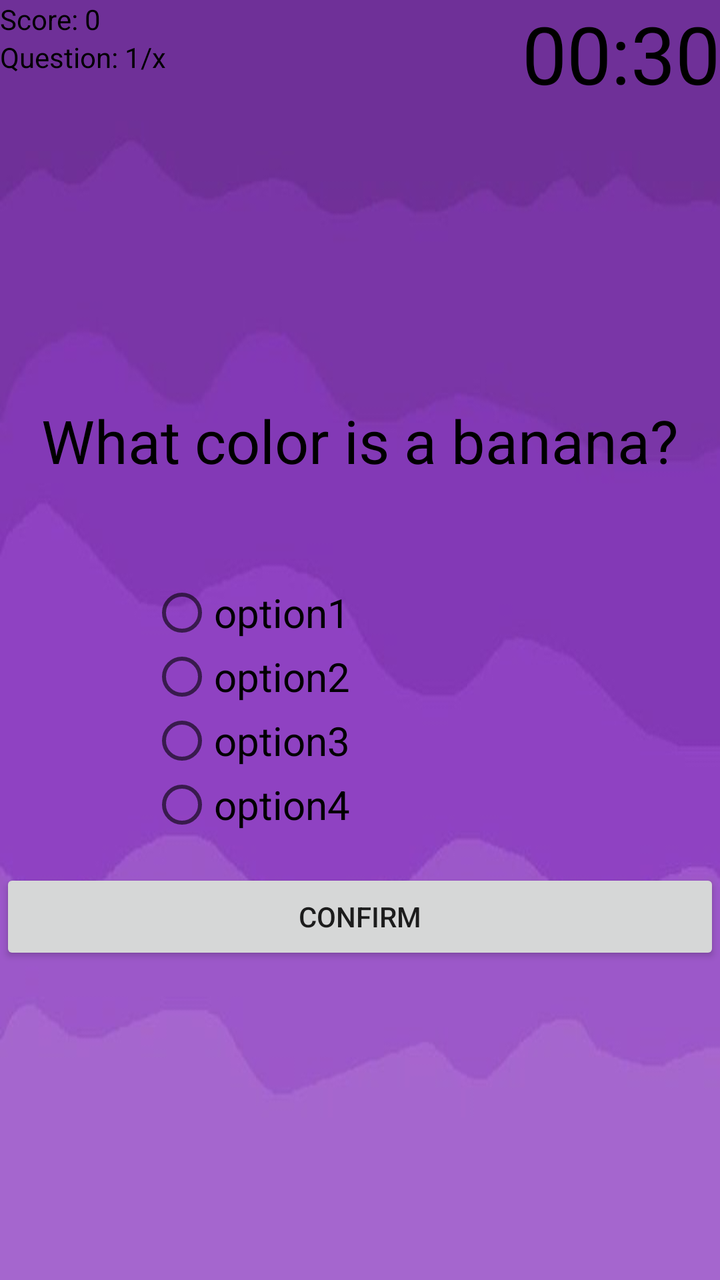
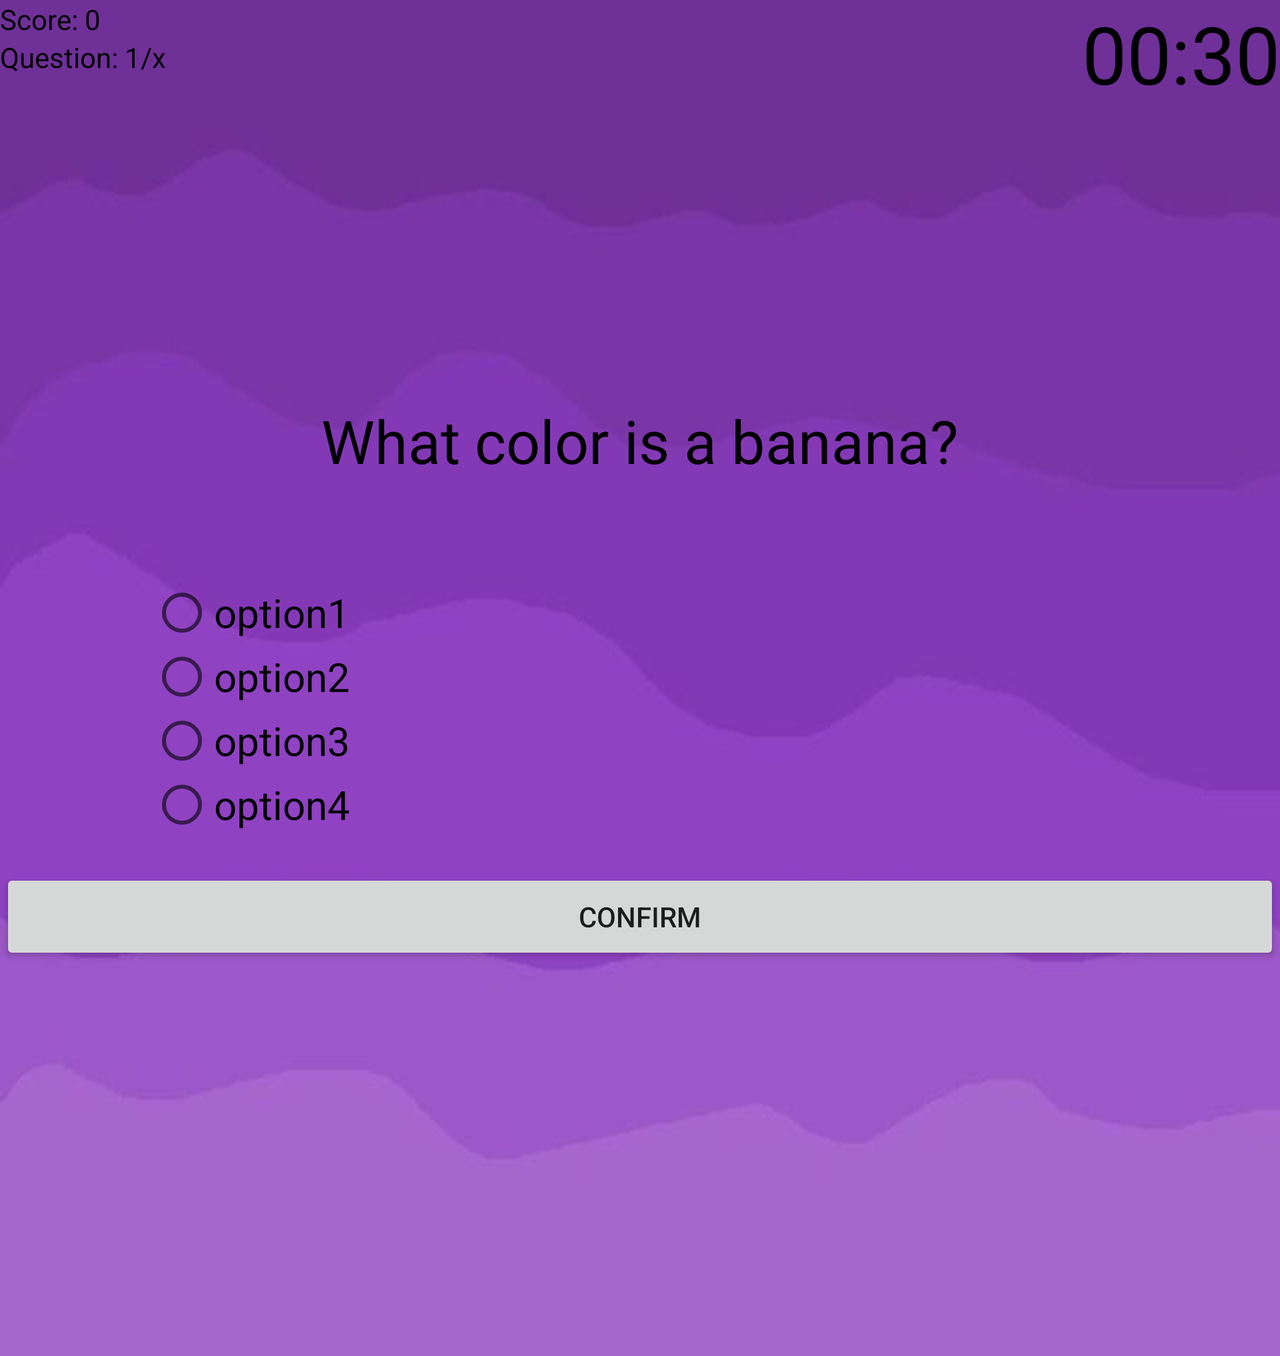

Two renders of one Android screen. The first uses the default layout on a phone; the second uses the alternative layout the repository ships for a different screen configuration, on a matching device. The two XML files are below.
<!-- AndroidManifest.xml: application theme AppTheme -->
<!-- res/layout/activity_game_starter.xml -->
<?xml version="1.0" encoding="utf-8"?>
<RelativeLayout xmlns:android="http://schemas.android.com/apk/res/android"
    xmlns:app="http://schemas.android.com/apk/res-auto"
    xmlns:tools="http://schemas.android.com/tools"
    android:layout_width="match_parent"
    android:layout_height="match_parent"
    android:background="@drawable/purplebackground"
    tools:context=".GameStarter">


    <TextView
        android:id="@+id/textViewQuestion"
        android:layout_width="wrap_content"
        android:layout_height="wrap_content"
        android:textColor="#000000"
        android:text="@string/what_color_is_a_banana"
        android:textSize="30sp"
        android:layout_centerHorizontal="true"
        android:layout_marginTop="200dp"
        android:freezesText="true"
        />
    <RadioGroup
        android:id="@+id/rbGroup"
        android:layout_width="wrap_content"
        android:layout_height="wrap_content"
        android:orientation="vertical"
        android:layout_marginStart="75dp"
        android:layout_below="@+id/textViewQuestion"
        android:layout_marginTop="50dp">
        <RadioButton
            android:id="@+id/rb1"
            android:layout_width="wrap_content"
            android:layout_height="wrap_content"
            android:text="@string/option1"
            android:textSize="20sp"
            android:freezesText="true"
            />
        <RadioButton
            android:id="@+id/rb2"
            android:layout_width="wrap_content"
            android:layout_height="wrap_content"
            android:text="@string/option2"
            android:textSize="20sp"
            android:freezesText="true"
            />
        <RadioButton
            android:id="@+id/rb3"
            android:layout_width="wrap_content"
            android:layout_height="wrap_content"
            android:text="@string/option3"
            android:textSize="20sp"
            android:freezesText="true"
            />
        <RadioButton
            android:id="@+id/rb4"
            android:layout_width="wrap_content"
            android:layout_height="wrap_content"
            android:text="@string/option4"
            android:textSize="20sp"
            android:freezesText="true"
            />

    </RadioGroup>
<TextView
    android:id="@+id/textViewScore"
    android:layout_width="wrap_content"
    android:layout_height="wrap_content"
    android:text="@string/score_0"
    android:textColor="#000000"
    android:freezesText="true"
    />
    <TextView
        android:id="@+id/textViewQuestionCount"
        android:layout_width="wrap_content"
        android:layout_height="wrap_content"
        android:text="@string/question_1_x"
        android:textColor="#000000"
        android:layout_below="@+id/textViewScore"
        android:freezesText="true"/>

    <TextView
        android:id="@+id/textViewCountDown"
        android:layout_width="wrap_content"
        android:layout_height="wrap_content"
        android:textSize="40sp"
        android:text="@string/_00_30"
        android:layout_alignParentEnd="true"
        android:textColor="#000000"
        android:freezesText="true"/>
    <Button
        android:id="@+id/buttonConfirmNext"
        android:layout_width="match_parent"
        android:layout_height="wrap_content"
        android:text="@string/confirm"
        android:layout_below="@+id/rbGroup"
        android:layout_marginTop="16dp"
        android:freezesText="true"
        />






</RelativeLayout>
<!-- resources referenced by this layout -->
<resources>
  <!-- drawable purplebackground: jpg bitmap (drawable, 9744 bytes) -->
  <string name="_00_30">00:30</string>
  <string name="confirm">Confirm</string>
  <string name="option1">option1</string>
  <string name="option2">option2</string>
  <string name="option3">option3</string>
  <string name="option4">option4</string>
  <string name="question_1_x">Question: 1/x</string>
  <string name="score_0">Score: 0</string>
  <string name="what_color_is_a_banana">What color is a banana?</string>
  <style name="AppTheme" parent="Theme.AppCompat.Light.DarkActionBar">
          
          <item name="colorPrimary">@color/colorPrimary</item>
          <item name="colorPrimaryDark">@color/colorPrimaryDark</item>
          <item name="colorAccent">@color/colorAccent</item>
      </style>
  <color name="colorPrimary">#6200EE</color>
  <color name="colorPrimaryDark">#3700B3</color>
  <color name="colorAccent">#03DAC5</color>
</resources>
<!-- res/layout-land/activity_game_starter.xml (the repository's variant of the layout above) -->
<!-- drawn on the phone turned sideways -->
<?xml version="1.0" encoding="utf-8"?>
<ScrollView android:layout_height="wrap_content"
    android:layout_width="wrap_content"
    xmlns:android="http://schemas.android.com/apk/res/android" > <RelativeLayout xmlns:android="http://schemas.android.com/apk/res/android"
    xmlns:app="http://schemas.android.com/apk/res-auto"
    xmlns:tools="http://schemas.android.com/tools"
    android:layout_width="match_parent"
    android:layout_height="wrap_content"
    android:background="@drawable/purplebackground"
    tools:context=".GameStarter">


    <TextView
        android:id="@+id/textViewQuestion"
        android:layout_width="wrap_content"
        android:layout_height="wrap_content"
        android:textColor="#000000"
        android:text="@string/what_color_is_a_banana"
        android:textSize="30sp"
        android:layout_centerHorizontal="true"
        android:layout_marginTop="200dp"
        android:freezesText="true"
        />
    <RadioGroup
        android:id="@+id/rbGroup"
        android:layout_width="wrap_content"
        android:layout_height="wrap_content"
        android:orientation="vertical"
        android:layout_marginStart="75dp"
        android:layout_below="@+id/textViewQuestion"
        android:layout_marginTop="50dp">
        <RadioButton
            android:id="@+id/rb1"
            android:layout_width="wrap_content"
            android:layout_height="wrap_content"
            android:text="@string/option1"
            android:textSize="20sp"
            android:freezesText="true"
            />
        <RadioButton
            android:id="@+id/rb2"
            android:layout_width="wrap_content"
            android:layout_height="wrap_content"
            android:text="@string/option2"
            android:textSize="20sp"
            android:freezesText="true"
            />
        <RadioButton
            android:id="@+id/rb3"
            android:layout_width="wrap_content"
            android:layout_height="wrap_content"
            android:text="@string/option3"
            android:textSize="20sp"
            android:freezesText="true"
            />
        <RadioButton
            android:id="@+id/rb4"
            android:layout_width="wrap_content"
            android:layout_height="wrap_content"
            android:text="@string/option4"
            android:textSize="20sp"
            android:freezesText="true"
            />

    </RadioGroup>
<TextView
    android:id="@+id/textViewScore"
    android:layout_width="wrap_content"
    android:layout_height="wrap_content"
    android:text="@string/score_0"
    android:textColor="#000000"
    android:freezesText="true"
    />
    <TextView
        android:id="@+id/textViewQuestionCount"
        android:layout_width="wrap_content"
        android:layout_height="wrap_content"
        android:text="@string/question_1_x"
        android:textColor="#000000"
        android:layout_below="@+id/textViewScore"
        android:freezesText="true"/>

    <TextView
        android:id="@+id/textViewCountDown"
        android:layout_width="wrap_content"
        android:layout_height="wrap_content"
        android:textSize="40sp"
        android:text="@string/_00_30"
        android:layout_alignParentEnd="true"
        android:textColor="#000000"
        android:freezesText="true"/>
    <Button
        android:id="@+id/buttonConfirmNext"
        android:layout_width="match_parent"
        android:layout_height="wrap_content"
        android:text="@string/confirm"
        android:layout_below="@+id/rbGroup"
        android:layout_marginTop="16dp"
        android:freezesText="true"
        />






</RelativeLayout>
</ScrollView>
